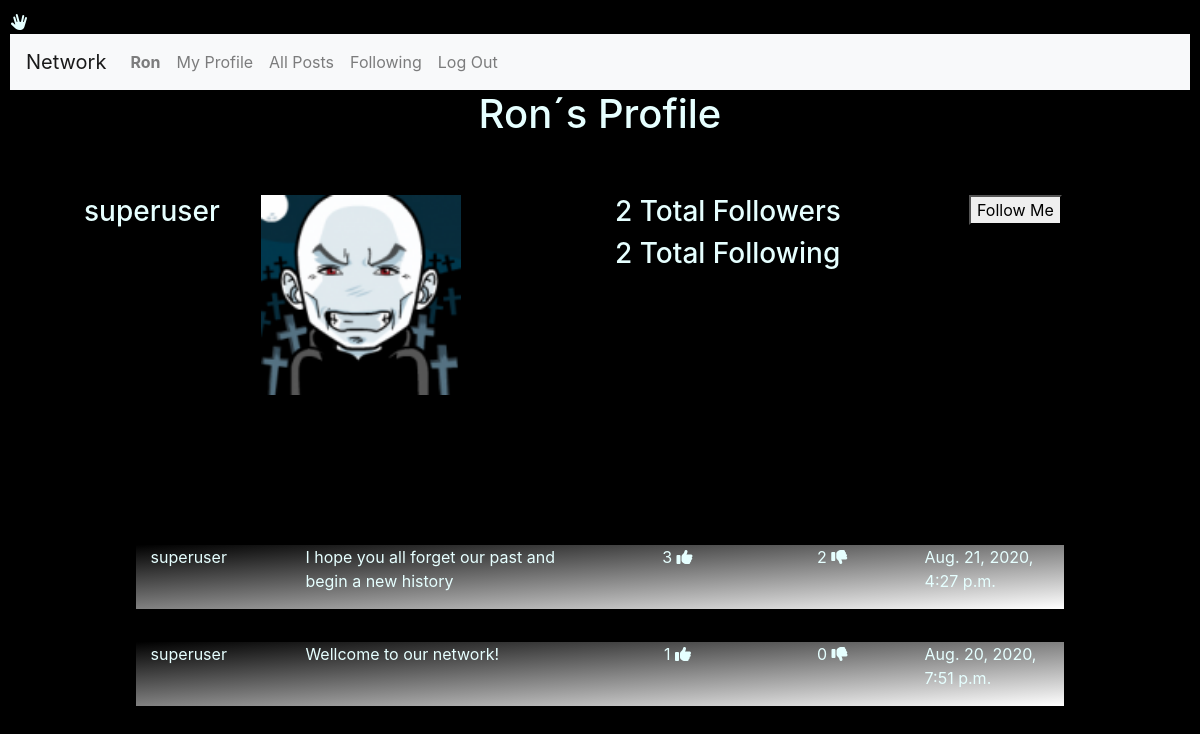
/profile/superuser (signed in), run on the app's committed database.
### network/models.py (models this page shows, shortened)
class User(AbstractUser):
    pass

class Profile(models.Model):
    User = models.ForeignKey('User', on_delete = models.CASCADE)
    Follower = models.ManyToManyField('User', blank=True, related_name="Followers")  #seguidores
    Following = models.ManyToManyField('User',blank=True, related_name= "Following")  #seguindo
    Avatar = models.ImageField(upload_to="media", blank=True)

class Posts(models.Model):
    User = models.ForeignKey('User', on_delete = models.CASCADE)
    Post = models.TextField(max_length=255)
    Date = models.DateTimeField(auto_now_add=True)
    Likes = models.IntegerField(blank=True, null=True)
    Unlikes = models.IntegerField(blank=True, null=True)
    def __str__(self):
        return f"({self.User})({self.Post})({self.Date}) ({self.Likes}) ({self.Unlikes}) "

### network/views.py (the view)
# urls.py: path("profile/<str:username>",views.profile, name="profile"),
@login_required
def profile(request,username):
    profile= []
    UserPosts = []
    TFollowers = 0
    TFollowing = 0
    searchuser = username
    userid = User.objects.filter(username=searchuser).values('id')
    for u in userid:
        User_id = int(u['id'])
    profile = Profile.objects.filter(User=User_id )
    UserPosts = Posts.objects.filter(User=User_id).order_by('-Date')
    print(UserPosts)
    for FS in profile:
        TFollowers = FS.Follower.all().count() #total followers
        UFollowers = FS.Follower.all() #followers names
    print(TFollowers,UFollowers)
    for FG in profile:
        TFollowing = FG.Following.all().count() #total following
        UFollowing = FG.Following.all() #following names
    if request.user.id == User_id:
        ShowFollowornot = "no"
    else:
        ShowFollowornot = "yes"
    context={
        "Profiles":profile,
        "TotalFollowers":TFollowers,
        "TotalFollowing":TFollowing,
        "UserPosts": UserPosts,
        "UserFollowers":UFollowers,
        "Userfollowing":UFollowing ,
        "ShowFollowornot" :ShowFollowornot,
    }
    return render(request, "network/profile.html", context)

### network/templates/network/profile.html (shortened to what this page needs)
{% extends "network/layout.html" %}
{% load static %}
{% block body %}
  <h1>{{ request.user.username }}´s Profile</h1>
  <hr>
  <div class="form-group" >
      <form >
      {% for P  in Profiles %}
            <div class="container" style="border:#004d00; width:90%">
                 <br>
                 <div class="row"  width="1700px">
                      <div class="col-lg-2">
                           <h3>{{P.User}}</h3>
                      </div>
                      <div class="col-lg-4">
                           <img src=" {{P.Avatar.url}} "  width="200">
                      </div>
                       <div class="col-lg-4">
                            <h3>{{TotalFollowers}}  Total Followers</h3>
                            <h3>{{TotalFollowing}}  Total Following</h3>
                        </div>
                        {% if ShowFollowornot == "yes" %}
                               <div class="col-lg-2"  id="Follow" >
                                    <button type="Submit" id="Followme"  onclick="Followme()" >Follow Me
                                    </button>
                               </div>
                        {% endif %}
              </div>
              <hr>
            </div>
      {% endfor %}
      <hr style="color : white;">
      <div class="container" style="border:#004d00; width:90%">
          {%for U in UserPosts %}
                <div class="container" style="width:90%; position:relative; top:100px;background-image: linear-gradient(to top left, white, gray,black );">
                    <div class="row"  width="1700px">
                         <div class="col-lg-2">
                           <p> {{ U.User }} </p>
                         </div>
                         <div class="col-lg-4">
                              <p> {{U.Post }} </p>
                         </div>
                         <div class="col-lg-2" style="text-align: center;">
                           {% if U.Likes == None%}
                               <p> 0 <i class="fas fa-thumbs-up"></i></p>
                           {% else %}
                               <p> {{ U.Likes  }}  <i class="fas fa-thumbs-up"></i></p>
                            {% endif %}
                         </div>
                         <div class="col-lg-2" style="text-align: center;">
                           {% if U.Unlikes == None%}
                                <p> 0 <i class="fas fa-thumbs-up"></i></p>
                           {% else %}
                                <p> {{ U.Unlikes }}  <i class="fas fa-thumbs-down"></i></p>
                            {% endif %}
                         </div>
                         <div class="col-lg-2">
                             <p> {{U.Date}} </p>
                         </div>
                    </div>
                </div>
                <hr>
          {% endfor %}
      </div>
      </form>
  </div>
{% endblock %}

### network/templates/network/layout.html (shortened to what this page needs)
{% load static %}
<!DOCTYPE html>
<html lang="en">
    <head>
        <link rel="stylesheet" href="https://stackpath.bootstrapcdn.com/bootstrap/4.4.1/css/bootstrap.min.css">
        <link rel="stylesheet" href="https://cdnjs.cloudflare.com/ajax/libs/font-awesome/4.7.0/css/font-awesome.min.css">
        <link href="{% static 'network/styles.css' %}" rel="stylesheet">
        <i class="fas fa-hand-spock"></i>
    </head>
    <body>
        <nav class="navbar navbar-expand-lg navbar-light bg-light">
            <a class="navbar-brand" href="#">Network</a>
            <div>
              <ul class="navbar-nav mr-auto">
                {% if user.is_authenticated %}
                    <li class="nav-item">
                        <a class="nav-link" href="#"><strong>{{ user.username }}</strong></a>
                    </li>
                    <li class="nav-item">
                      <a class="nav-link" href="{% url 'network:profile' user.username  %}">My Profile</a>
                    </li>
                {% endif %}
                <li class="nav-item">
                  <a class="nav-link" href="{% url 'network:index' %}">All Posts</a>
                </li>
                {% if user.is_authenticated %}
                    <li class="nav-item">
                        <a class="nav-link" href="#">Following</a>
                    </li>
                    <li class="nav-item">
                        <a class="nav-link" href="{% url 'network:logout' %}">Log Out</a>
                    </li>
                {% endif %}
              </ul>
            </div>
          </nav>
        <div class="body">
            {% block body %}
            {% endblock %}
        </div>
    </body>
</html>

### network/static/network/styles.css (style rules this page uses)
body { padding: 10px; color: #e6ffff ; background-color: black; background-position: center; background-repeat: no-repeat; background-size: cover; height: 100%; width: 100%; }
h1 { text-align: center; }

### data on the page
User: username "Ron", user.username "Ron"
Profile: User "superuser", Avatar (picture), User "2"
Posts: User "superuser", Post "I hope you all forget our past and begin a new history", Likes "3", Unlikes "2", Date "Aug. 21, 2020, 4:27 p.m."
Posts: User "superuser", Post "Wellcome to our network!", Likes "1", Unlikes "0", Date "Aug. 20, 2020, 7:51 p.m."
